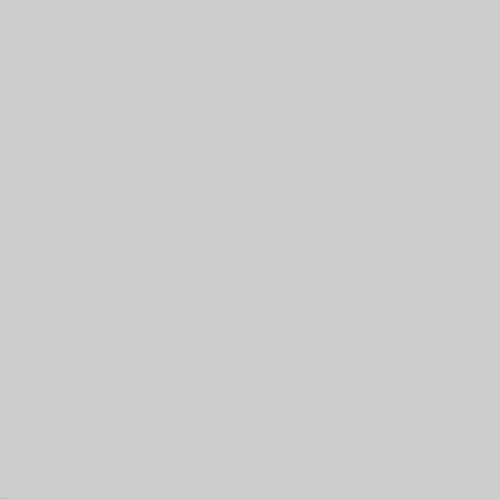
Frame 1 (no input)
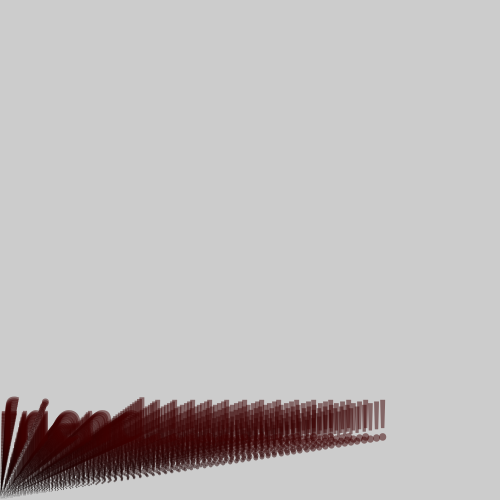
Frame 60 (the mouse pressed at the canvas centre just before this capture)
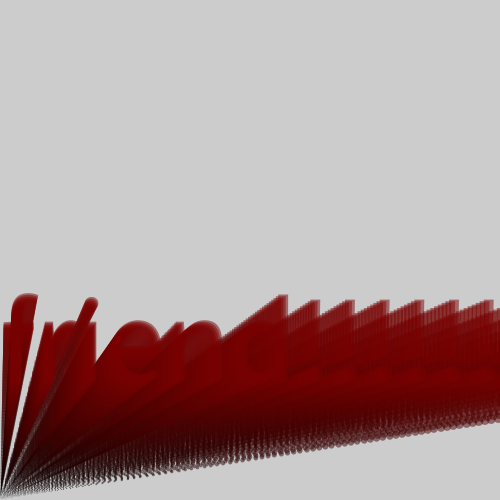
Frame 120 (the mouse held since frame 60 and released just before this capture)

The Processing sketch that drew these frames (run headless with seeded random() and noise(); from frame 60 on, the mouse is pressed at the canvas centre):

// Processing sketch: fuck
// ── fuck.pde
int k = 0;
void setup() {
  size(500, 500);
  frameRate(60);
}
void draw() {
  //background(10);
  k++;
  textSize(k);
  fill(k, 0, 0, 127);
  text("friend!!!!!!!!!!!!!!", 0, height-k);
  if (k > width) {
     k = 0; 
  }
}
